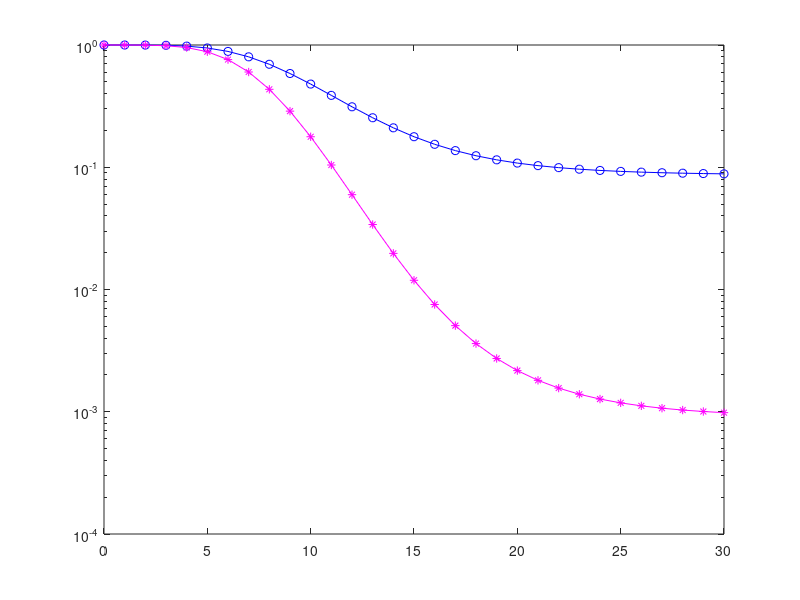

Write MATLAB code to recreate this figure. (Note: this script raises an error after producing the figure.)
clc;
clear all;
close all;

x=3;
N=1
n=0.1
lamda=10.^((0:30)./10)

z=((2*sqrt(x^2+x))./lamda)

K=besselk(1,z);

I=(exp((-2./lamda)*x)).*z.*K

pout22=(1-((2./(1+(n*x))).*I)+(1./(1+(2*n*x))).*I.*I).^N

semilogy(10*log10(lamda),pout22,'bo-')

hold on;

% % % % % % % % % % % % % % % % % % % % % % % % % % % % % % % % % % % % % 
% % % % % % % % % % % % % % % % % % % % % % % % % % % % % % % % % % % % % %
% % % % % % % % % % % % % % % % % % % % % % % % % % % % % % % % % % % % 
% % % % % % % % % % % % % % % % % % % % % % % % % % % % % % % % % % % % % 
% % % % % % % % % % % % % % % % % % % % % % % % % % % % % % % % % % % % % %
% % % % % % % % % % % % % % % % % % % % % % % % % % % % % % % % % % % % 


% x=3;
N=2
n=0.05
lamda=10.^((0:30)./10)

z=((2*sqrt(x^2+x))./lamda)

K=besselk(1,z);

I=(exp((-2./lamda)*x)).*z.*K

pout22=(1-((2./(1+(n*x))).*I)+(1./(1+(2*n*x))).*I.*I).^N

semilogy(10*log10(lamda),pout22,'m*-')

hold on;

% % % % % % % % % % % % % % % % % % % % % % % % % % % % % % % % % % % % % 
% % % % % % % % % % % % % % % % % % % % % % % % % % % % % % % % % % % % % %
% % % % % % % % % % % % % % % % % % % % % % % % % % % % % % % % % % % % 
% % % % % % % % % % % % % % % % % % % % % % % % % % % % % % % % % % % % % 
% % % % % % % % % % % % % % % % % % % % % % % % % % % % % % % % % % % % % %
% % % % % % % % % % % % % % % % % % % % % % % % % % % % % % % % % % % % 
% % % % % % % % % % % % % % % % % % % % % % % % % % % % % % % % % % % % % 
% % % % % % % % % % % % % % % % % % % % % % % % % % % % % % % % % % % % % %
% % % % % % % % % % % % % % % % % % % % % % % % % % % % % % % % % % % % 

% 
% x=3;
N=3
n=0.05
lamda=10.^((0:30)./10)

z=((2*sqrt(x^2+x))./lamda)

K=besselk(1,z);

I=(exp((-2./lamda)*x)).*z.*K

pout=(1-((2./(1+(n*x))).*I)+(1./(1+(2*n*x))).*I.*I).^N

semilogy(10*log10(lamda),pout,'S-g')

hold on;
grid on

% % % % % % % % % % % % % % % % % % % % % % % % % % % % % % % % % % % % % 
% % % % % % % % % % % % % % % % % % % % % % % % % % % % % % % % % % % % % %
% % % % % % % % % % % % % % % % % % % % % % % % % % % % % % % % % % % % 
% % % % % % % % % % % % % % % % % % % % % % % % % % % % % % % % % % % % % 
% % % % % % % % % % % % % % % % % % % % % % % % % % % % % % % % % % % % % %
% % % % % % % % % % % % % % % % % % % % % % % % % % % % % % % % % % % % 

R0=2
T=2^R0-1
x=T;
N=1;
P=10.^((0:5:30)./10)

sigma2_SR=1;
sigma2_RD=1;
sigma2_RR=0.08;

lamdaRD=1./(P.*sigma2_RD)

lamdaSR=1./(P.*sigma2_SR)
 
lamdaRR =1./(P.*sigma2_RR)

syms y

z=(1-(lamdaRD.*exp(-lamdaRD*x)).*(int((exp((-((lamdaSR.*(x+y+1)*x)./y))-(lamdaRD.*y)))./(1+((lamdaSR.*(x+y+1)*x)./(lamdaRR.*y))),y,0,inf))).^N

semilogy(10*log10(P),z,'--bo')
grid on 
hold on

%%%%%%%%%%%%%%%%%%%%%%%%%%%%%%%%%%%%%%%%%%%%%%%%%%%%%%%%%%%%%%%%%%%%%%%%%%%%%%%%%%%%%%%%%%%%%%%%%%%%%%%%%%%%%%%%%%%%%%%%%%%%%%%%%%
%%%%%%%%%%%%%%%%%%%%%%%%%%%%%%%%%%%%%%%%%%%%%%%%%%%%%%%%%%%%%%%%%%%%%%%%%%%%%%%%%%%%%%%%%%%%%%%%%%%%%%%%%%%%%%%%%%%%%%%%%%%%%%%%%%

R0=2
T=2^R0-1
x=T;
N=2;
P=10.^((0:5:30)./10)

sigma2_SR=1;
sigma2_RD=1;
sigma2_RR=0.08;

lamdaRD=1./(P.*sigma2_RD)

lamdaSR=1./(P.*sigma2_SR)
 
lamdaRR =1./(P.*sigma2_RR)

syms y

z=(1-(lamdaRD.*exp(-lamdaRD*x)).*(int((exp((-((lamdaSR.*(x+y+1)*x)./y))-(lamdaRD.*y)))./(1+((lamdaSR.*(x+y+1)*x)./(lamdaRR.*y))),y,0,inf))).^N

semilogy(10*log10(P),z,'--m*')
grid on 
hold on

%%%%%%%%%%%%%%%%%%%%%%%%%%%%%%%%%%%%%%%%%%%%%%%%%%%%%%%%%%%%%%%%%%%%%%%%%%%%%%%%%%%%%%%%%%%%%%%%%%%%%%%%%%%%%%%%%%%%%%%%%%%%%%%%%%
%%%%%%%%%%%%%%%%%%%%%%%%%%%%%%%%%%%%%%%%%%%%%%%%%%%%%%%%%%%%%%%%%%%%%%%%%%%%%%%%%%%%%%%%%%%%%%%%%%%%%%%%%%%%%%%%%%%%%%%%%%%%%%%%%%

R0=2
T=2^R0-1
x=T;
N=3;
P=10.^((0:5:30)./10)

sigma2_SR=1;
sigma2_RD=1;
sigma2_RR=0.08;

lamdaRD=1./(P.*sigma2_RD)

lamdaSR=1./(P.*sigma2_SR)
 
lamdaRR =1./(P.*sigma2_RR)

syms y

z=(1-(lamdaRD.*exp(-lamdaRD*x)).*(int((exp((-((lamdaSR.*(x+y+1)*x)./y))-(lamdaRD.*y)))./(1+((lamdaSR.*(x+y+1)*x)./(lamdaRR.*y))),y,0,inf))).^N

semilogy(10*log10(P),z,'--gS')
grid on 
hold on

%%%%%%%%%%%%%%%%%%%%%%%%%%%%%%%%%%%%%%%%%%%%%%%%%%%%%%%%%%%%%%%%%%%%%%%%%%%%%%%%%%%%%%%%%%%%%%%%%%%%%%%%%%%%%%%%%%%%%%%%%%%%%%%%%%%%

legend('ARS Simulated M = 1','ARS Simulated M = 2 ','ARS Simulated M = 3' , 'ORS Simulated M = 1','ORS Simulated M = 2', 'ORS Simulated M = 3')
xlabel('Transmit Power [dB]') 
ylabel('Outage Probability')
